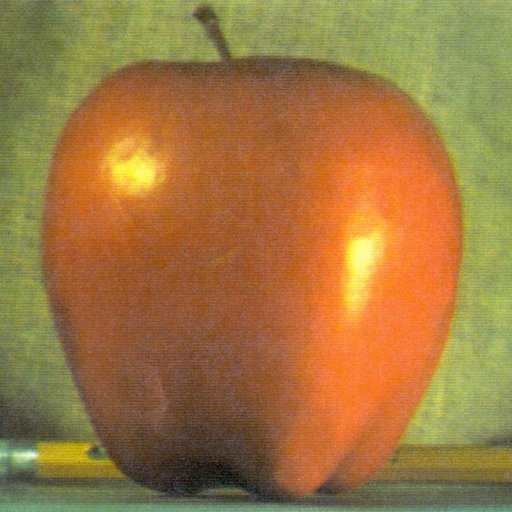
#> input picture ML/Day10/Questions/apple.jpg, 512 x 512 px, found by its file name
$ python 6.py   (Python 2 division)
#> lines starting #> are read from the running program, lines starting #| are printed output that depends on the picture
import numpy as np
import cv2 as cv
apple = cv.imread('/home/ai3/Desktop/common/ML/Day10/Questions/apple.jpg',0)
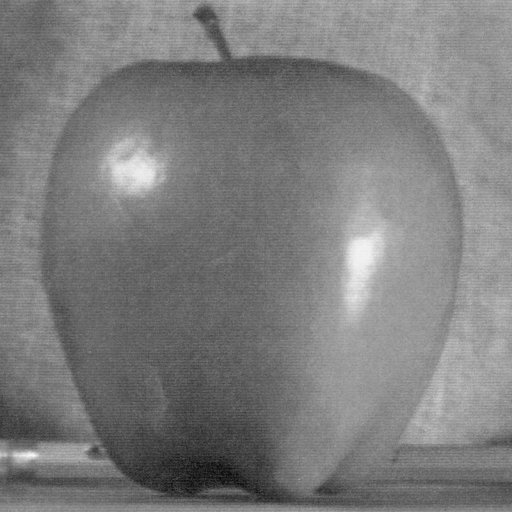
#> apple: shape (512, 512); min 7, max 250, mean 125.2
#orange = cv.imread('/home/ai3/Desktop/common/ML/Day10/Questions/orange.jpg')
arow,acol = apple.shape
#> arow = 512; acol = 512
#orow,ocol,_ = orange.shape

print apple.shape
#| (512, 512)
#print orange.shape

neg = cv.bitwise_not(apple)
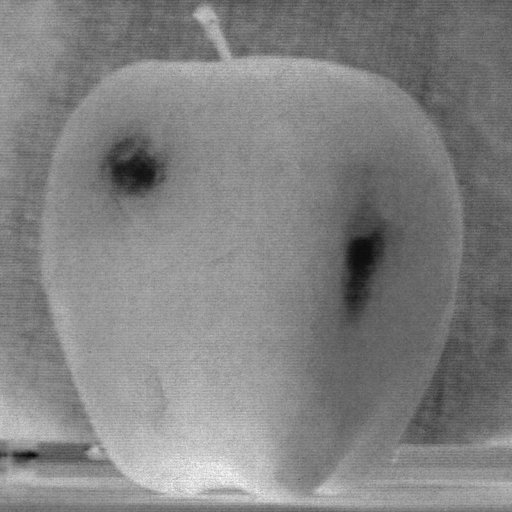
#> neg: shape (512, 512); min 5, max 248, mean 129.8
image = np.hstack([neg,apple])
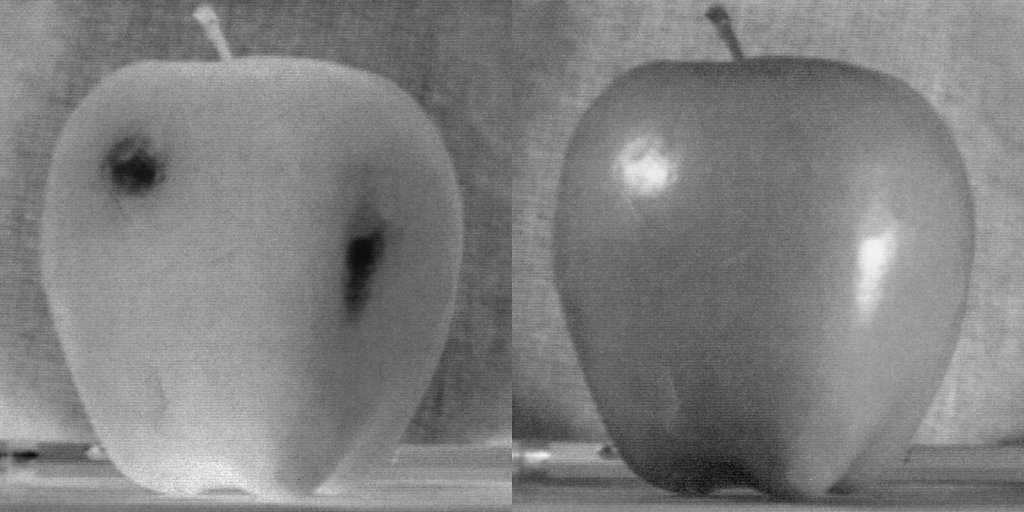
#> image: shape (512, 1024); min 5, max 250, mean 127.5


cv.imshow('result',image)
cv.waitKey(0)
cv.destroyAllWindows()

$ run again, with ML/Day10/Questions/orange.jpg copied over ML/Day10/Questions/apple.jpg
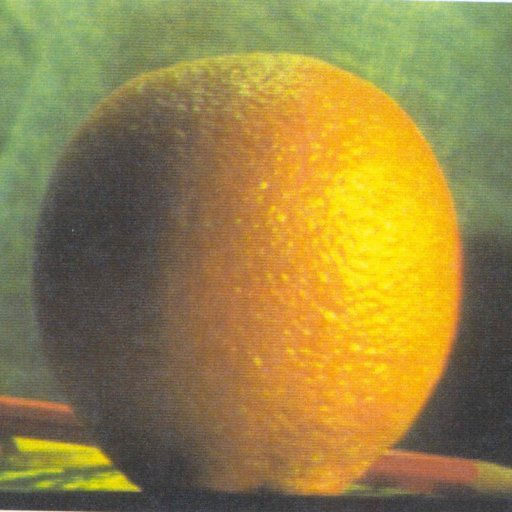
#> input picture ML/Day10/Questions/orange.jpg, 512 x 512 px, found by its file name
#| (512, 512)
#> `neg = cv.bitwise_not(apple)`:
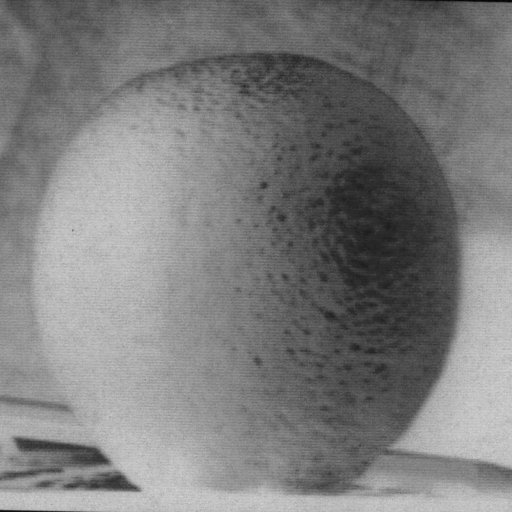
#> neg: shape (512, 512); min 2, max 211, mean 124.8
#> `image = np.hstack([neg,apple])`:
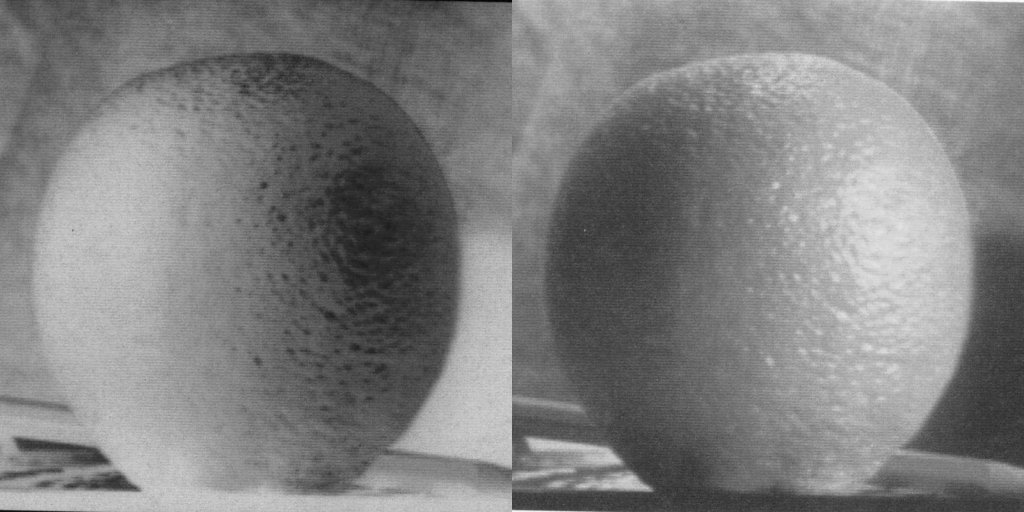
#> image: shape (512, 1024); min 2, max 253, mean 127.5
